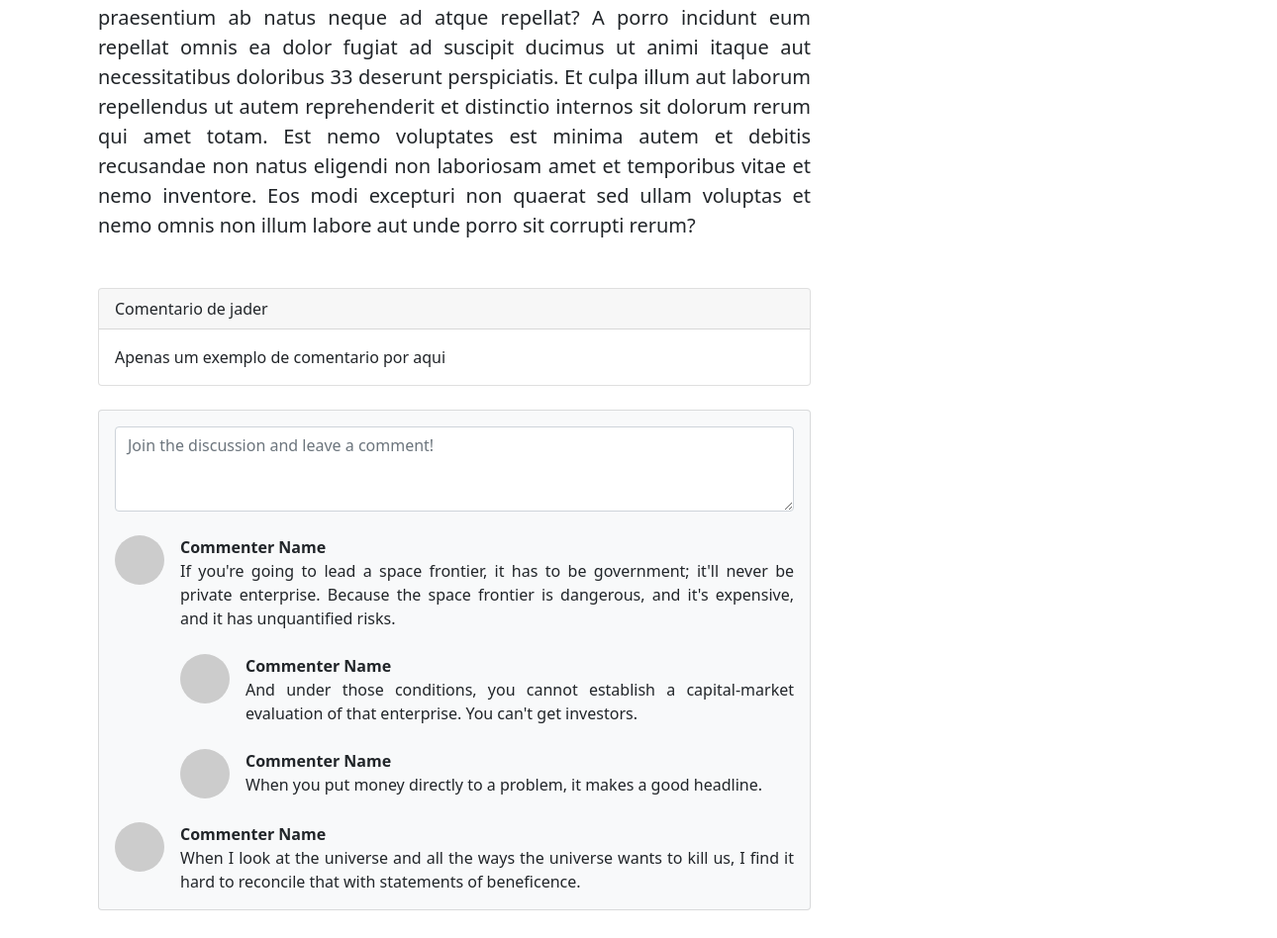
Page /redif/detalhar/2/ (lower part) on the earlier database version.
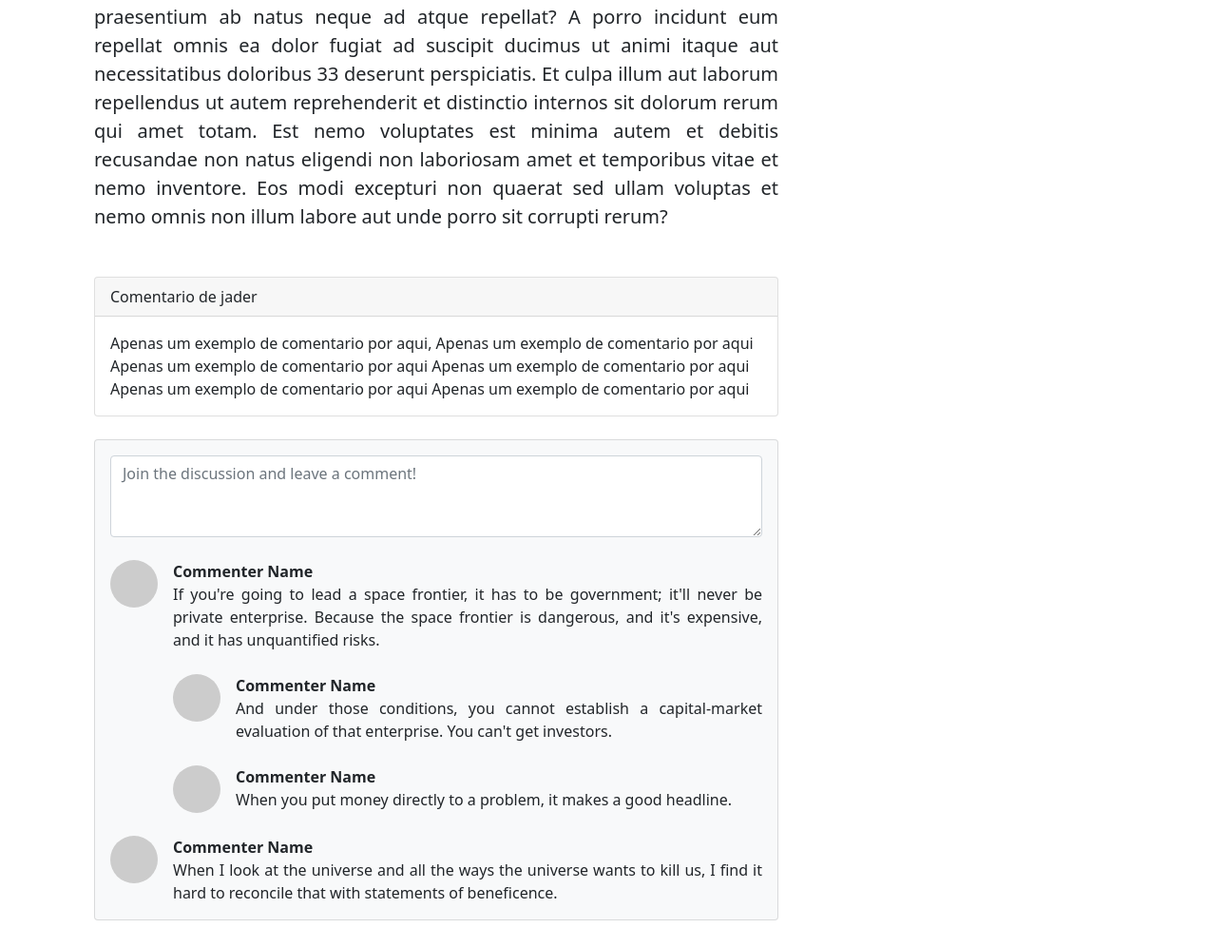
Same page on the later database version.
### RedifApp/models.py (models this page shows)
class Redacao(models.Model):
    titulo = models.CharField(
        max_length = 45,
        blank = False,
        null = False,
    )
    area = models.CharField(
        blank=False,
        null = False,
        max_length=45,
    )
    tema = models.CharField(
        blank=False,
        null = False,
        max_length=45,
    )
    data_criacao = models.DateTimeField(
        blank=False,
        null = False,
        default= date.today,
    )
    conteudo = models.TextField(
        blank = False,
        null = False,
        max_length= 15000
    )
    comentario = models.TextField(
        max_length=300,
        blank= True,
        null= True,
        default=None
    )
    fk_autor = models.ForeignKey(
        User,
        on_delete=models.CASCADE,
    )

### RedifApp/views.py (the view)
# urls.py: path('detalhar/<int:id>/', views.detalharRedacao, name='detalharRedacao'),
def detalharRedacao(request, id):
    redacao = Redacao.objects.get(pk=id)
    autor = redacao.fk_autor.username
    context = {
        'Redacao' : redacao,
        'autor' : autor
    }
    return render(request, 'redacao/detalhar.html', context)

### templates/redacao/detalhar.html (shortened to what this page needs)
{% extends '-index.html' %}
{% load static %}
{% block head %}
<link rel="stylesheet" href="{% static 'css/redacoes/detalhar.css'%}">
{%endblock%}
{%load static%}
{% block content %}
<div class="container mt-5">
    <div class="row">
        <div class="col-lg-8">
            <article>
                <section class="mb-5">
                    <p class="fs-5 mb-4">{{Redacao.conteudo}}</p>
                </section>
            </article>
            <section class="mb-5">
            <div class="card mb-4">
                <div class="card-header">Comentario de {{Redacao.fk_autor.username}}</div>
                <div class="card-body">{{Redacao.comentario}}</div>
            </div>
                <div class="card bg-light">
                    <div class="card-body">
                        <form class="mb-4"><textarea class="form-control" rows="3" placeholder="Join the discussion and leave a comment!"></textarea></form>
                        <div class="d-flex mb-4">
                            <div class="flex-shrink-0"><img class="rounded-circle" src="https://dummyimage.com/50x50/ced4da/6c757d.jpg" alt="..." /></div>
                            <div class="ms-3">
                                <div class="fw-bold">Commenter Name</div>
                                If you're going to lead a space frontier, it has to be government; it'll never be private enterprise. Because the space frontier is dangerous, and it's expensive, and it has unquantified risks.
                                <div class="d-flex mt-4">
                                    <div class="flex-shrink-0"><img class="rounded-circle" src="https://dummyimage.com/50x50/ced4da/6c757d.jpg" alt="..." /></div>
                                    <div class="ms-3">
                                        <div class="fw-bold">Commenter Name</div>
                                        And under those conditions, you cannot establish a capital-market evaluation of that enterprise. You can't get investors.
                                    </div>
                                </div>
                                <div class="d-flex mt-4">
                                    <div class="flex-shrink-0"><img class="rounded-circle" src="https://dummyimage.com/50x50/ced4da/6c757d.jpg" alt="..." /></div>
                                    <div class="ms-3">
                                        <div class="fw-bold">Commenter Name</div>
                                        When you put money directly to a problem, it makes a good headline.
                                    </div>
                                </div>
                            </div>
                        </div>
                        <div class="d-flex">
                            <div class="flex-shrink-0"><img class="rounded-circle" src="https://dummyimage.com/50x50/ced4da/6c757d.jpg" alt="..." /></div>
                            <div class="ms-3">
                                <div class="fw-bold">Commenter Name</div>
                                When I look at the universe and all the ways the universe wants to kill us, I find it hard to reconcile that with statements of beneficence.
                            </div>
                        </div>
                    </div>
                </div>
            </section>
        </div>
        <div class="col-lg-4">
        </div>
    </div>
</div>
{% endblock %}

### templates/-index.html (shortened to what this page needs)
<!DOCTYPE html>
<html lang="zxx">
{% load static %}
{%load bootstrap%}
<head>
	<link rel="stylesheet" href="{% static 'plugins/bootstrap/css/bootstrap.min.css' %}">
	<link rel="stylesheet" href="{% static 'plugins/icofont/icofont.min.css' %}">
	<link rel="stylesheet" href="{% static 'plugins/slick-carousel/slick/slick.css' %}">
	<link rel="stylesheet" href="{% static 'plugins/slick-carousel/slick/slick-theme.css' %}">
	<link rel="stylesheet" href="{% static 'css/style.css' %}">
	{%block head%}
	{% endblock %}
</head>
<body id="top">
	{% include '-nav.html' %}
		<div class="container">
			{%block content%}
			{% endblock %}
		</div>
		<br>
</body>
</html>

### templates/-nav.html (shortened to what this page needs)
<!DOCTYPE html>
<html lang="en">
{%load bootstrap%}
{% load static %}
<head>
</head>
<body>
</body>
</html>

### static/css/style.css (style rules this page uses)
html { overflow-x: hidden; }
body { line-height: 1.6; font-family: "Roboto", sans-serif; -webkit-font-smoothing: antialiased; font-size: 16px; color: #6F8BA4; font-weight: 400; }
p { line-height: 30px; }
.form-control { box-shadow: none; border-radius: 0; }

Differences in the rows shown:
changed Redacao "jader": comentario "Apenas um exemplo de comentario por aqui" → "Apenas um exemplo de comentario por aqui, Apenas um exemplo de comentario por aqui Apenas um exemplo de comentario por aqui Apenas um exemplo de comentario por aqui Apenas um exemplo de comentario por aqui Apenas um exemplo de comentario por aqui"
